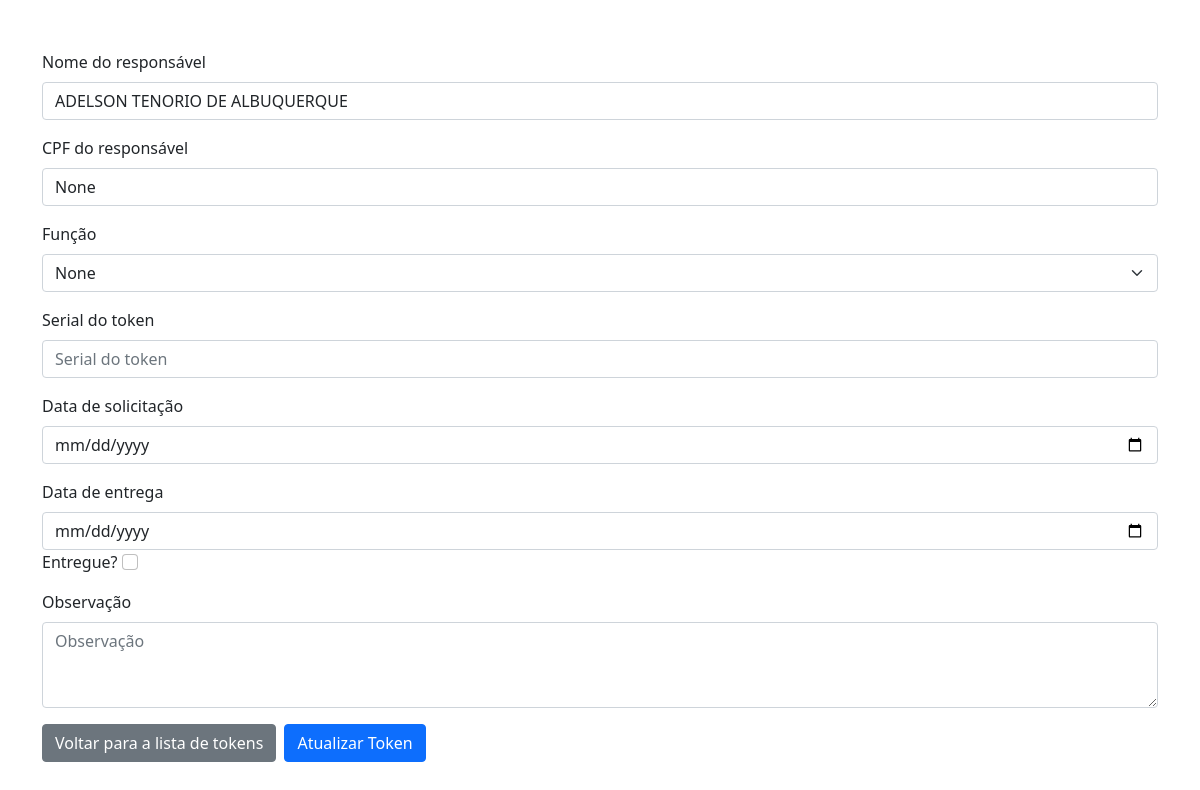
Page /atualizar_token/1/ (signed in) on the committed database.
### tokens_app/models.py (models this page shows)
class Token(models.Model):
    nome_responsavel = models.CharField(max_length=125, null=False, blank=False)
    cpf_responsavel = models.CharField(max_length=14, null=True, blank=True)
    funcao_responsavel = models.CharField(max_length=125, choices=FUNCOES, null=True, blank=True)
    serial = models.CharField(max_length=14, null=True, blank=True)
    data_solicitacao = models.DateField(null=True, blank=True, default=None)
    data_entrega = models.DateField(blank=True, null=True)
    data_modificacao = models.DateField(auto_now=True)
    observacao = models.TextField(null=True, blank=True)
    criador = models.CharField(max_length=125, null=True, blank=True)
    modificador = models.CharField(max_length=125, null=True, blank=True)
    token_entregue = models.BooleanField(default=False)
    token_ativo = models.BooleanField(default=True)
    def __str__(self):
        return f"{self.nome_responsavel}"

### tokens_app/views.py (the view, shortened to what this page needs)
# urls.py: path("atualizar_token/<int:token_id>/", views.atualizar_token, name="atualizar_token"),
def atualizar_token(request, token_id):
    if not request.user.is_authenticated:
        return redirect('login')
    else:
        token = Token.objects.get(id=token_id)
        logger.info(f"User {request.user.username} acessou a página de atualização do token de: {token.nome_responsavel}. {time.strftime('%Y-%m-%d %H:%M:%S')}")
        return render(request, 'token.html', {'token': token, "funcoes": funcoes, "usuario": request.user, "assistentes": assistentes})

### tokens_app/templates/token.html (shortened to what this page needs)
{% extends "base.html" %}
{% block content %}
    <form action="{% url 'atualizar_token' token.id %}" method="POST" class="container mt-4">
    <div class="mb-3">
        <label for="nome_responsavel" class="form-label">Nome do responsável</label>
        <input type="text" class="form-control" name="nome_responsavel" id="nome_responsavel" value="{{ token.nome_responsavel }}" placeholder="Nome do responsável">
    </div>
    <div class="mb-3">
        <label for="cpf" class="form-label">CPF do responsável</label>
        <input type="text" class="form-control" name="cpf_responsavel" id="cpf" value="{{ token.cpf_responsavel }}" placeholder="000.000.000-00" maxlength="14">
    </div>
    <div class="mb-3">
        <label for="funcao_responsavel" class="form-label">Função</label>
        <select class="form-select" name="funcao_responsavel" id="funcao_responsavel" value="{{ token.funcao_responsavel }}">
            <option value="{{token.funcao_responsavel}}">{{token.funcao_responsavel}}</option>
        </select>
    </div>
    <div class="mb-3">
        <label for="serial" class="form-label">Serial do token</label>
        <input type="number" class="form-control" name="serial" id="serial" value="{{ token.serial }}" placeholder="Serial do token" maxlength="14">
    </div>
    <div class="mb-3">
        <label for="data_solicitacao" class="form-label">Data de solicitação</label>
        <input type="date" class="form-control" name="data_solicitacao" id="data_solicitacao" value="{{ token.data_solicitacao }}">
    </div>
    <div class="mb-3">
        <label for="data_entrega" class="form-label">Data de entrega</label>
        <input type="date" class="form-control" name="data_entrega" id="data_entrega" value="{{ token.data_entrega }}">
        <label for="entregue">Entregue? </label>
            <input type="checkbox" name="token_entregue" id="entregue" class="form-check-input" onchange="console.log(this.checked)" {% if token.token_entregue %} checked {% endif %}>
    </div>
    <div class="mb-3">
        <label for="observacao" class="form-label">Observação</label>
        <textarea class="form-control" name="observacao" id="observacao" rows="3" placeholder="Observação">{{ token.observacao }}</textarea>
    </div>
    <div class="d-flex gap-2">
        <a href="{% url 'lista_tokens' %}" class="btn btn-secondary">Voltar para a lista de tokens</a>
        <button type="submit" class="btn btn-primary">Atualizar Token</button>
    </div>
</form>
{% endblock %}

### rows in the picture
Token: nome_responsavel "ADELSON TENORIO DE ALBUQUERQUE", cpf_responsavel "None", funcao_responsavel "None"
